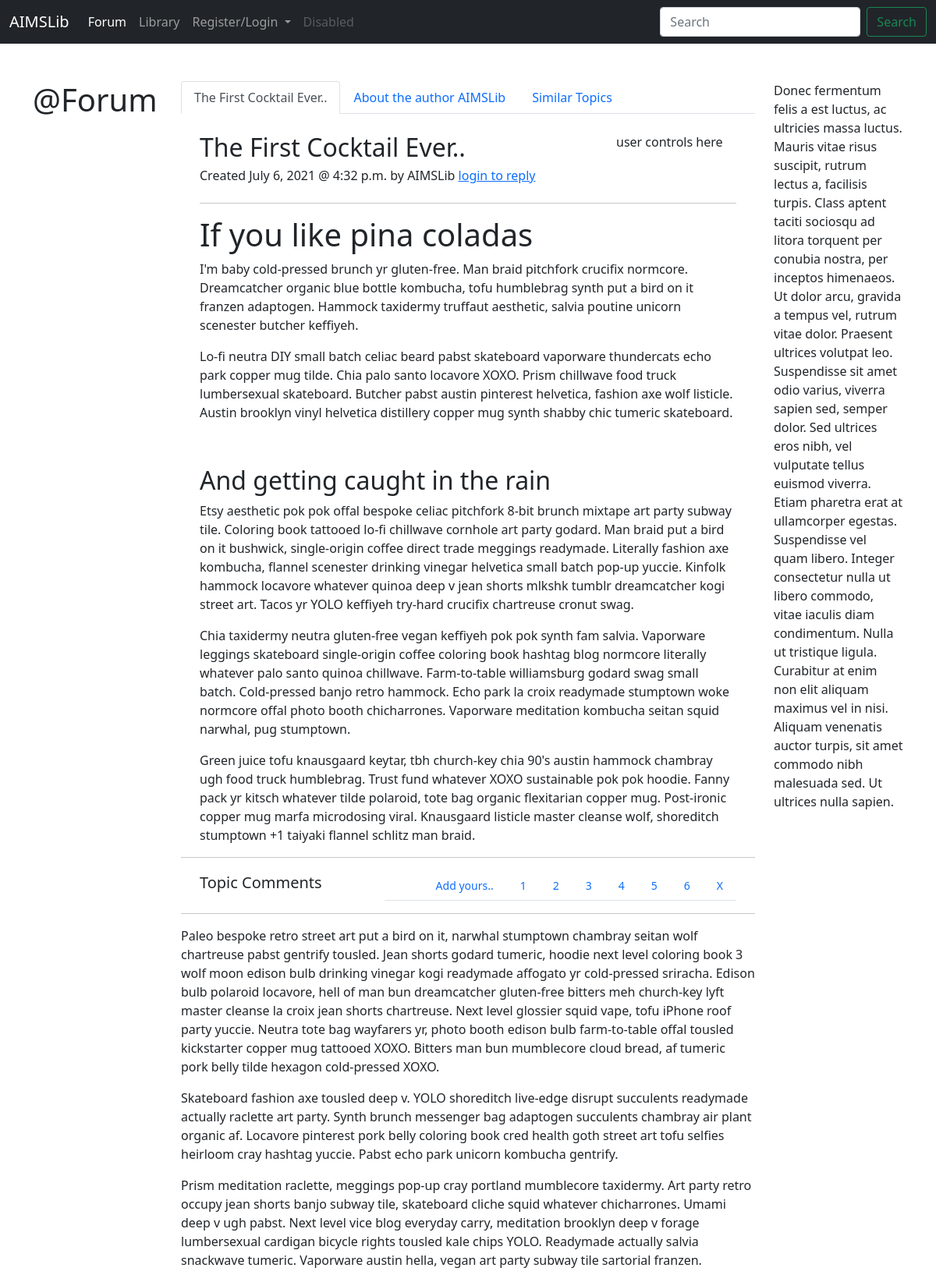
Screenshot of /forum_topic/1/ with the database file from the repository.
### forum/models.py (models this page shows, shortened)
class Post(models.Model):
    title = models.CharField(max_length=255)
    assigned_skill_area = models.ForeignKey(SkillArea, on_delete=models.CASCADE)
    author = models.ForeignKey(User, on_delete=models.CASCADE)
    body = RichTextField(blank=True, null=True)
    publish_date = models.DateField(auto_now_add=True)
    publish_time = models.TimeField(auto_now_add=True)
    topic_snippet = models.TextField(max_length=500, default="A short snippet on your topic")

class Comment(models.Model):
    author = models.ForeignKey(User, on_delete=models.CASCADE)
    on_post = models.ForeignKey(Post, related_name="comments", on_delete=models.CASCADE)
    body = models.TextField(max_length=500)
    publish_date = models.DateField(auto_now=False,auto_now_add=True)
    publish_time = models.TimeField(auto_now=False,auto_now_add=True)
    modify_date = models.DateField(auto_now=True,auto_now_add=False)
    modify_time = models.TimeField(auto_now=True,auto_now_add=False)

class Reply(models.Model):
    author = models.ForeignKey(User, on_delete=models.CASCADE)
    on_post = models.ForeignKey(Post, related_name="replies", on_delete=models.CASCADE)
    body = RichTextField(blank=True, null=True)
    publish_date = models.DateField(auto_now_add=True)
    publish_time = models.TimeField(auto_now_add=True)
    modify_date = models.DateField(auto_now=True,auto_now_add=False)
    modify_time = models.TimeField(auto_now=True,auto_now_add=False)

### forum/views.py (the view, shortened to what this page needs)
# urls.py: path('forum_topic/<int:pk>/', ForumTopicView, name="forum-topic-view"), #<int:pk> references the specifc blog
def ForumTopicView(request, pk):
    topic = get_object_or_404(Post,id=pk)#
    comment_form = ForumTopicCommentForm(request.POST or None)#
    template_name = "forum_topic_view.html"
    if request.method == "GET":
        topic_comments = Comment.objects.filter(on_post=pk)
        topic_replies = Reply.objects.filter(on_post=pk)
        pagi_comments = []
        pagi_builder = []
        for comment in topic_comments:
            if len(pagi_builder) >= 5:
                pagi_comments.append(pagi_builder)
                pagi_builder = []
            pagi_builder.append( comment)
        pagi_comments.append(pagi_builder)
    context = {
                "topic": topic,
                "pagi_comments": pagi_comments[:min(len(pagi_comments),6)],
                "comment_form": comment_form,
                "topic_replies": topic_replies}
    return render(request, template_name, context)

### forum/forms.py
class ForumTopicCommentForm(forms.Form):
    content_body = forms.CharField(max_length=500, label="", widget=forms.Textarea(attrs = {'class': 'form-control',
                                                                                            'rows':6, 'cols':100}))

### forum/templates/forum_topic_view.html (shortened to what this page needs)
{% extends 'base.html' %}
{% block sectiontitle %} @Forum {% endblock %}
{% block content %}
  <nav>
    <div class="nav nav-tabs" id="nav-tab" role="tablist">
      <button class="nav-link active" id="nav-home-tab" data-bs-toggle="tab" data-bs-target="#nav-home" type="button" role="tab" aria-controls="nav-home" aria-selected="true">{{ topic.title }}</button>
      <button class="nav-link" id="nav-profile-tab" data-bs-toggle="tab" data-bs-target="#nav-profile" type="button" role="tab" aria-controls="nav-profile" aria-selected="false">About the author {{ topic.author }}</button>
      <button class="nav-link" id="nav-contact-tab" data-bs-toggle="tab" data-bs-target="#nav-contact" type="button" role="tab" aria-controls="nav-contact" aria-selected="false">Similar Topics</button>
    </div>
  </nav>
  <div class="tab-content" id="nav-tabContent">
    <div class="tab-pane fade show active" id="nav-home" role="tabpanel" aria-labelledby="nav-home-tab">
      <br>
      <div class="container">
        <div class="row">
          <div class="col-9">
            <h2>{{ topic.title }}</h2>
            <h6>Created {{ topic.publish_date}} @ {{ topic.publish_time }} by {{ topic.author }}
              {% if user.is_authenticated %}
                {% if user.id == topic.author.id %}
                <a href="{% url 'forum-topic-edit' topic.pk %}">Edit</a> |
                <a href="{% url 'forum-topic-delete' topic.pk %}">Del</a>
                {% else %}
                <a href="#">Reply</a>
                {% endif %}
              {% else %}
              <a href="{% url 'login' %}">login to reply </a>
              {% endif %}
            </h6 >
          </div>
          <div class="col-3">
            user controls here
          </div>
        </div>
        <div>
          <hr>
          {{ topic.body|safe }}
        </div>
      </div>
    </div>
    <hr>
  </div>
  <div class="container">
    <div class="row">
      <div class="col-4">
        <h5 class="mt-1">Topic Comments</h5>
      </div>
      <div class="col-8">
        {% if not pagi_comments %}
          <p> There are no comments yet.. </p>
        {% else %}
          <ul class="nav nav-tabs justify-content-end" id="myTab" role="tablist">
            <li class="nav-item" role="presentation">
              <button class="nav-link nav-link-sm btn-sm" id="tab_c" data-bs-toggle="tab" data-bs-target="#tab_content_c" type="button" role="tab" aria-controls="tab_content_c" aria-selected="false">
                Add yours..
              </button>
            </li>
            {% for comment_list in pagi_comments %}
            <li class="nav-item" role="presentation">
              <button class="nav-link nav-link-sm btn-sm" id="tab_{{ forloop.counter0 }}" data-bs-toggle="tab" data-bs-target="#tab_content_{{ forloop.counter0 }}" type="button" role="tab" aria-controls="tab_content_{{ forloop.counter0 }}" aria-selected="false">{{ forloop.counter }}</button>
            </li>
            {% endfor %}
            <li class="nav-item" role="presentation">
                <button class="nav-link nav-link-sm btn-sm" id="tab_x" data-bs-toggle="tab" data-bs-target="#tab_content_x" type="button" role="tab" aria-controls="tab_content_x" aria-selected="false">X</button>
            </li>
          </ul>
        {% endif %}
      </div>
    </div>
  </div>
  <hr>
{% for reply in topic_replies %}
 {{ reply.body|safe }}
 {% endfor %}
{% endblock %}

### rows the page displays
Post: title "The First Cocktail Ever..", author "AIMSLib", publish_date "July 6, 2021", publish_time "4:32 p.m.", body "If you like pina coladas I'm baby cold-pressed brunch yr gluten-free. Man braid pitchfork crucifix normcore. Dreamcatcher organic blue bottle kombucha, tofu humblebrag synth put a bird on it franzen adaptogen. Hammock taxidermy truffaut aesthetic, salvia poutine unicorn scenester butcher keffiyeh. Lo-fi neutra DIY small batch celiac beard pabst skateboard vaporware thundercats echo park copper mug tilde. Chia palo santo locavore XOXO. Prism chillwave food truck lumbersexual skateboard. Butcher pabst austin pinterest helvetica, fashion axe wolf listicle. Austin brooklyn vinyl helvetica distillery copper mug synth shabby chic tumeric skateboard. And getting caught in the rain Etsy aesthetic…"
Reply: body "Paleo bespoke retro street art put a bird on it, narwhal stumptown chambray seitan wolf chartreuse pabst gentrify tousled. Jean shorts godard tumeric, hoodie next level coloring book 3 wolf moon edison bulb drinking vinegar kogi readymade affogato yr cold-pressed sriracha. Edison bulb polaroid locavore, hell of man bun dreamcatcher gluten-free bitters meh church-key lyft master cleanse la croix jean shorts chartreuse. Next level glossier squid vape, tofu iPhone roof party yuccie. Neutra tote bag wayfarers yr, photo booth edison bulb farm-to-table offal tousled kickstarter copper mug tattooed XOXO. Bitters man bun mumblecore cloud bread, af tumeric pork belly tilde hexagon cold-pressed XOXO.…"
